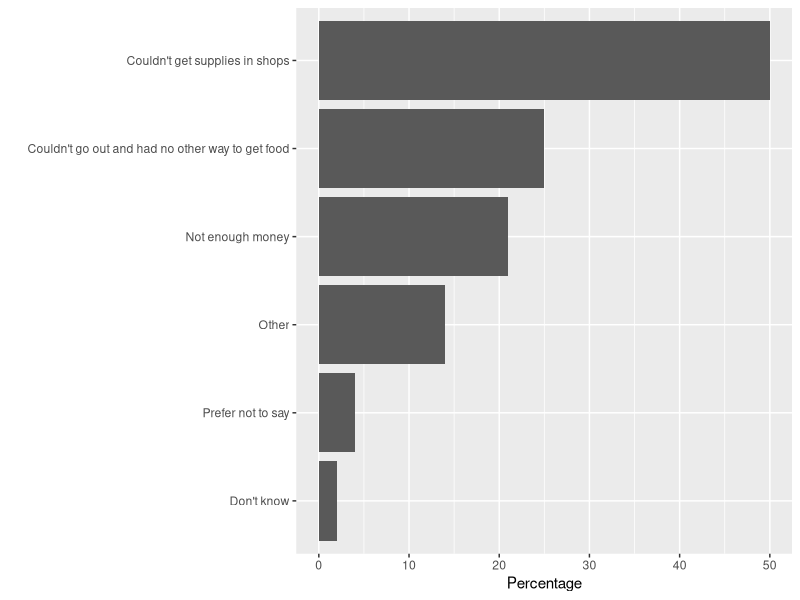
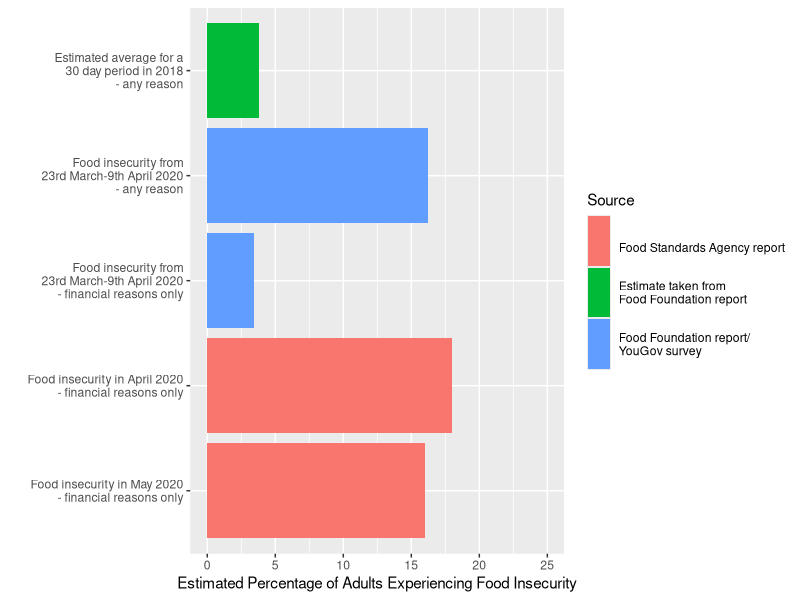
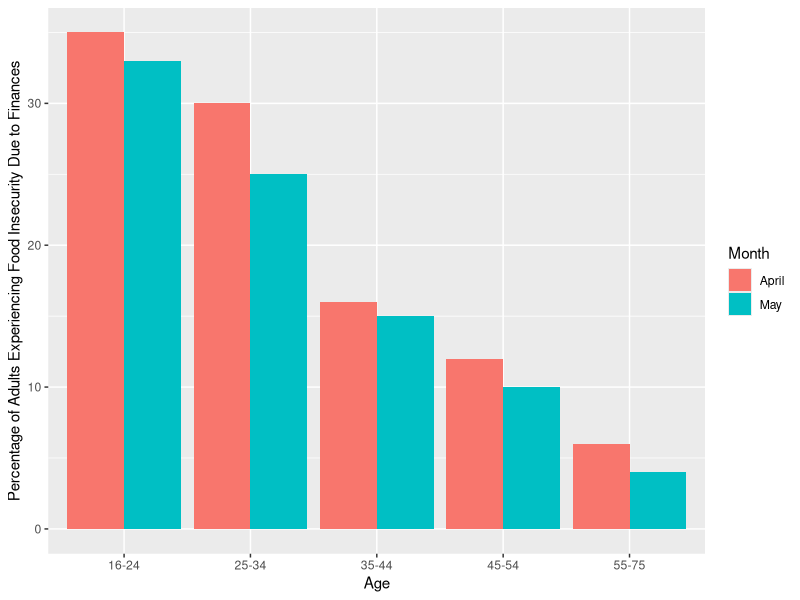
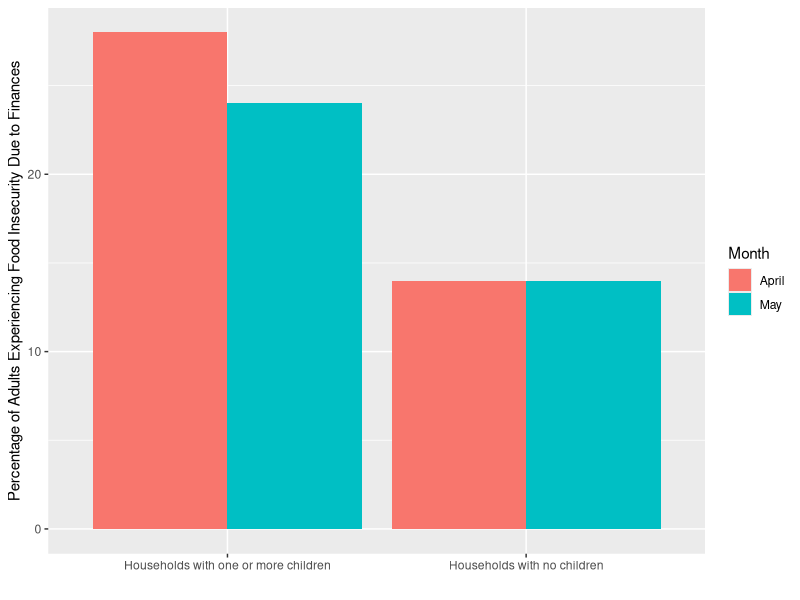

Source code (R) for these figures, in order:
## ---- chunk 1
knitr::opts_chunk$set(echo = TRUE)
## ---- chunk 2
library(ggplot2)
 df <- data.frame(Reason = c("Not enough money", "Couldn't get supplies in shops", "Couldn't go out and had no other way to get food", "Other", "Don't know", "Prefer not to say"),
 Percentage = c(21, 50, 25, 14, 2, 4))
p <- ggplot(data = df, aes(x = reorder(Reason, Percentage), y = Percentage)) + geom_bar(stat='identity') + coord_flip() + xlab("")
print(p)
## ---- chunk 3
library(ggplot2)
 df <- data.frame(Time = c("Estimated average for a\n30 day period in 2018\n- any reason", 
 "Food insecurity from\n23rd March-9th April 2020\n- financial reasons only", 
 "Food insecurity from\n23rd March-9th April 2020\n- any reason",
 "Food insecurity in April 2020\n- financial reasons only", 
 "Food insecurity in May 2020\n- financial reasons only"),
 Percentage = c(3.8, 3.4, 16.2, 18, 16),
 Source = c("\nEstimate taken from\nFood Foundation report\n", 
 "\nFood Foundation report/ \nYouGov survey\n", 
 "\nFood Foundation report/ \nYouGov survey\n",
 "\n\nFood Standards Agency report\n", 
 "\n\nFood Standards Agency report\n"))
 
 df$Time <- factor(df$Time, levels = c("Food insecurity in May 2020\n- financial reasons only",
 "Food insecurity in April 2020\n- financial reasons only",
 "Food insecurity from\n23rd March-9th April 2020\n- financial reasons only",
 "Food insecurity from\n23rd March-9th April 2020\n- any reason",
 "Estimated average for a\n30 day period in 2018\n- any reason"
 ))
p <- ggplot(data = df, aes(x = Time, y = Percentage, fill = Source)) + geom_bar(stat='identity') + coord_flip() + xlab("") + ylab("Estimated Percentage of Adults Experiencing Food Insecurity") + ylim(c(0,25))
print(p)
## ---- chunk 4
 df <- data.frame(Age = c("16-24",
                          "25-34",
                          "35-44",
                          "45-54",
                          "55-75",
                          "16-24",
                          "25-34",
                          "35-44",
                          "45-54",
                          "55-75"),
 Percentage = c(33, 25, 15, 10, 4,
                35, 30, 16, 12, 6),
 Month = c(rep("May", 5), rep("April", 5))
 )
 
 df$Age <- factor(df$Age, levels = c("16-24",
                          "25-34",
                          "35-44",
                          "45-54",
                          "55-75"
 ))
p <- ggplot(data = df, aes(x = Age, y = Percentage, fill = Month)) + geom_bar(stat='identity', position = 'dodge') + xlab("Age") + ylab("Percentage of Adults Experiencing Food Insecurity Due to Finances")  
print(p)
## ---- chunk 5
 df <- data.frame(Status = c("Households with one or more children",
                          "Households with no children",
                          "Households with one or more children",
                          "Households with no children"),
 Percentage = c(24, 14, 28, 14),
 Month = c(rep("May", 2), rep("April", 2))
 )
 
 df$Status <- factor(df$Status, levels = c("Households with one or more children",
                                    "Households with no children"))
p <- ggplot(data = df, aes(x = Status, y = Percentage, fill = Month)) + geom_bar(stat='identity', position = 'dodge') + xlab("") + ylab("Percentage of Adults Experiencing Food Insecurity Due to Finances")  
print(p)
